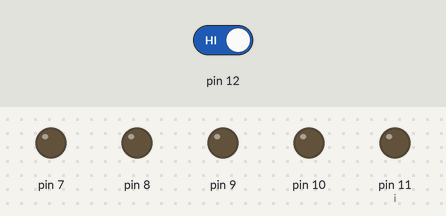
A sketch run on a simulated Arduino Uno, built with avr-gcc and run on an emulated ATmega328P. Parts: output pins drawn as LEDs (lit = HIGH). Dashed ring = blinking. The inputs (shaded band) are chosen by the test bench; at power-on: pin 12 HIGH.

Above: at 1.2 s.
1.3 s: pin 12 driven LOW
At 2.0 s:
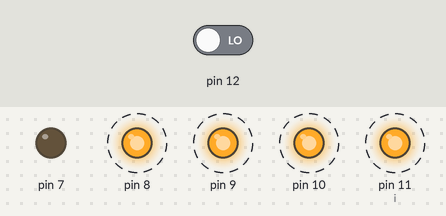
At 4.2 s:
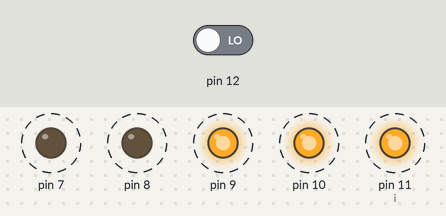
4.3 s: pin 12 driven HIGH
At 5.2 s:
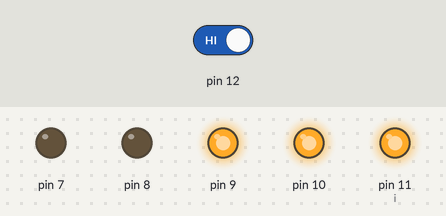
Timing chart, 0 to 7.3 s (numbered marks = the images above; inputs shaded):
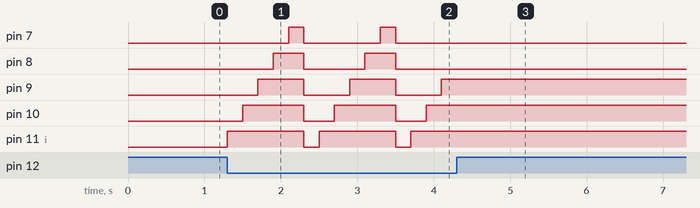

The sketch:

ledbutao.ino
```cpp
//LedScale
//Date: 23/02/2023


int i = 11;
void setup()
{
  pinMode(12, INPUT);
  pinMode(11, OUTPUT);
  pinMode(10, OUTPUT);
  pinMode(9, OUTPUT);
  pinMode(8, OUTPUT);
  pinMode(7, OUTPUT);
}

void loop()
{

 if(digitalRead(12)== LOW){
   if(i>6 && i<12){
     digitalWrite(i,HIGH);
     i--;
     delay(200);
   }else{
     digitalWrite(7,LOW);
     digitalWrite(8,LOW);
     digitalWrite(9,LOW);
     digitalWrite(10,LOW);
     digitalWrite(11,LOW);
     i=11;
     delay(200);
   }
}
}
```

Measured:
- after the input at 1.3 s, pin 7: alternates HIGH for 0.20 s and LOW for 1.0 s, starting after 0.80 s; pin 8: alternates HIGH for 0.40 s and LOW for 0.80 s, starting after 0.60 s
- after the input at 4.3 s, pin 7, pin 8: stops changing and stays LOW; pin 9, pin 10, pin 11 (i): stops changing and stays HIGH
